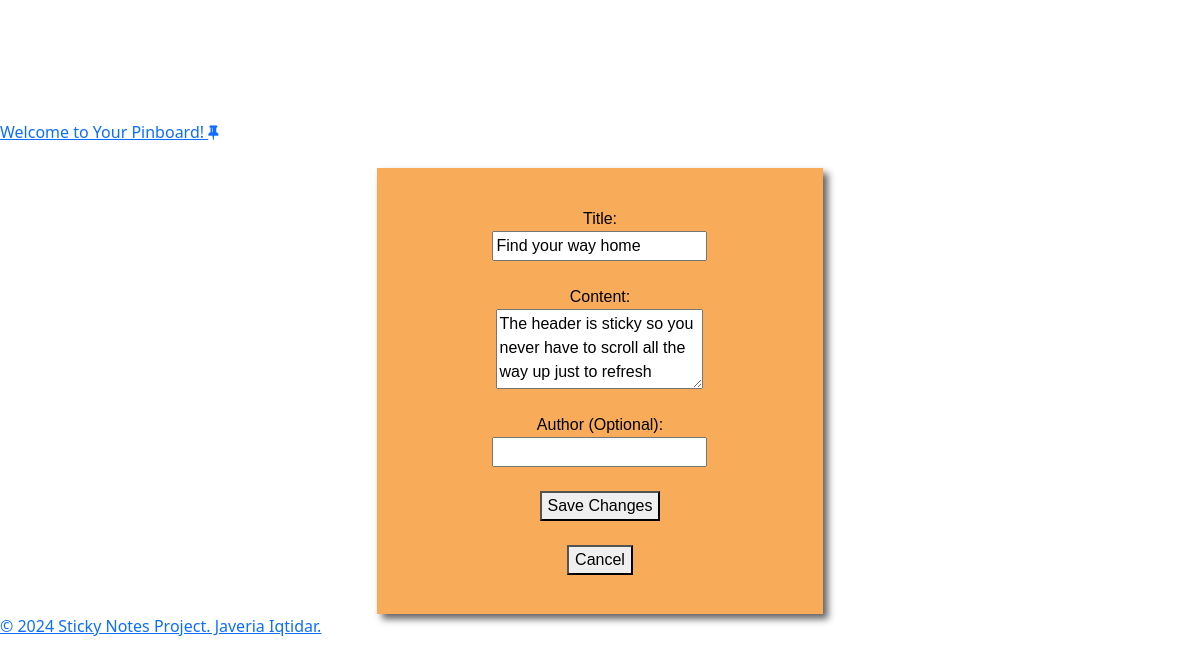
Screenshot of /edit/12/ (signed in) with the database file from the repository.
### notes_app/models.py (models this page shows, shortened)
class StickyNote(models.Model):
    title = models.CharField(max_length=30)
    content = models.CharField(max_length=200)
    created_on = models.DateTimeField(auto_now_add=True)
    author = models.CharField(max_length=30, null=True, blank=True)

### notes_app/views.py (the view, shortened to what this page needs)
# urls.py: path("edit/<int:note_id>/", views.edit_note, name="edit_note"),
@permission_required('notes_app.change_stickynote', login_url='index')
def edit_note(request, note_id):
    note = get_object_or_404(StickyNote, id=note_id)
    return render(request, "edit_note.html", {"note": note})

### notes_app/templates/edit_note.html (shortened to what this page needs)
{% extends 'base.html' %}
{% block body %}
<div class="container bootstrap snippets bootdey">
    <div class="form-container">
        <div class="note-form">
            <form method="post">
                <label for="title">Title:</label>
                <input type="text" id="title" name="title" value="{{ note.title }}"><br>
                <label for="content">Content:</label>
                <textarea id="content" name="content">{{ note.content }}</textarea><br>
                <label for="author">Author (Optional):</label>
                <input type="text" id="author" name="author" value="{{ note.author }}"><br>
                <button type="submit">Save Changes</button><br>
                <a href="{% url 'view_note' note.id %}"><button type="button">Cancel</button></a>
            </form>
        </div>
    </div>
</div>
{% endblock %}

### notes_app/static/style.css (style rules this page uses)
body { padding-top: 100px; margin-top: 20px; background-image: url("https://images.unsplash.com/photo-1558051815-0f18e64e6280?q=80&w=1000&auto=format&fit=crop&ixlib=rb-4.0.3&ixid=M3wxMjA3fDB8MHxzZWFyY2h8Mnx8Y29yayUyMGJvYXJkfGVufDB8fDB8fHww"); }
.form-container { position: relative; background-color: #f8ac59; color: #000000; font-family: Arial, Helvetica, sans-serif; text-align: center; margin: 0 auto; width: 40%; padding-top: 40%; box-sizing: border-box; box-shadow: 5px 5px 7px rgba(33, 33, 33, 0.7); min-width: 300px; min-height: 300px; }
.note-form { position: absolute; width: 100%; height: 100%; top: 0; left: 0; padding: 20px; box-sizing: border-box; display: flex; flex-direction: column; justify-content: space-between; }
.note-form form { display: flex; flex-direction: column; justify-content: center; align-items: center; height: 100%; }
.note-form textarea { min-height: 80px; }

### rows the page displays
StickyNote: title "Find your way home", content "The header is sticky so you never have to scroll all the way up just to refresh"
